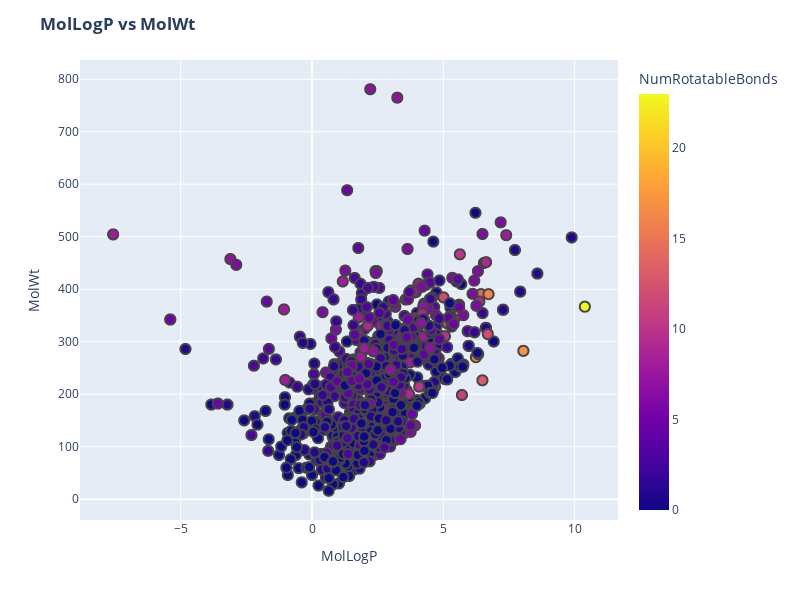

Notebook code cell kept with this figure:
### Code cell
fig = go.Figure()
fig = px.scatter(solubility_data, x="MolLogP", y="MolWt",color="NumRotatableBonds")
fig.update_traces(
    marker_line_width = 2,
    marker_size = 10,
)
fig.update_layout(
  width=800,
  height=600,
  title="<b>MolLogP vs MolWt</b>",
  xaxis_title="MolLogP",
  yaxis_title="MolWt"
)

### Figure 1 — Plotly figure (JSON) as saved in the notebook; plotly's stock layout.template omitted (floating-point values rounded to 4 significant figures; data arrays with more than 128 entries replaced by an {"elided": "..."} marker saying what was removed)
{"data": [{"hovertemplate": "MolLogP=%{x}<br>MolWt=%{y}<br>NumRotatableBonds=%{marker.color}<extra></extra>", "legendgroup": "", "marker": {"color": {"elided": "1144 int values"}, "coloraxis": "coloraxis", "line": {"width": 2}, "size": 10, "symbol": "circle"}, "mode": "markers", "name": "", "showlegend": false, "type": "scattergl", "x": {"elided": "1144 float values"}, "xaxis": "x", "y": {"elided": "1144 float values"}, "yaxis": "y"}], "layout": {"coloraxis": {"colorbar": {"title": {"text": "NumRotatableBonds"}}, "colorscale": [[0, "#0d0887"], [0.1111, "#46039f"], [0.2222, "#7201a8"], [0.3333, "#9c179e"], [0.4444, "#bd3786"], [0.5556, "#d8576b"], [0.6667, "#ed7953"], [0.7778, "#fb9f3a"], [0.8889, "#fdca26"], [1, "#f0f921"]]}, "height": 600, "legend": {"tracegroupgap": 0}, "margin": {"t": 60}, "title": {"text": "<b>MolLogP vs MolWt</b>"}, "width": 800, "xaxis": {"anchor": "y", "domain": [0, 1], "title": {"text": "MolLogP"}}, "yaxis": {"anchor": "x", "domain": [0, 1], "title": {"text": "MolWt"}}}}
